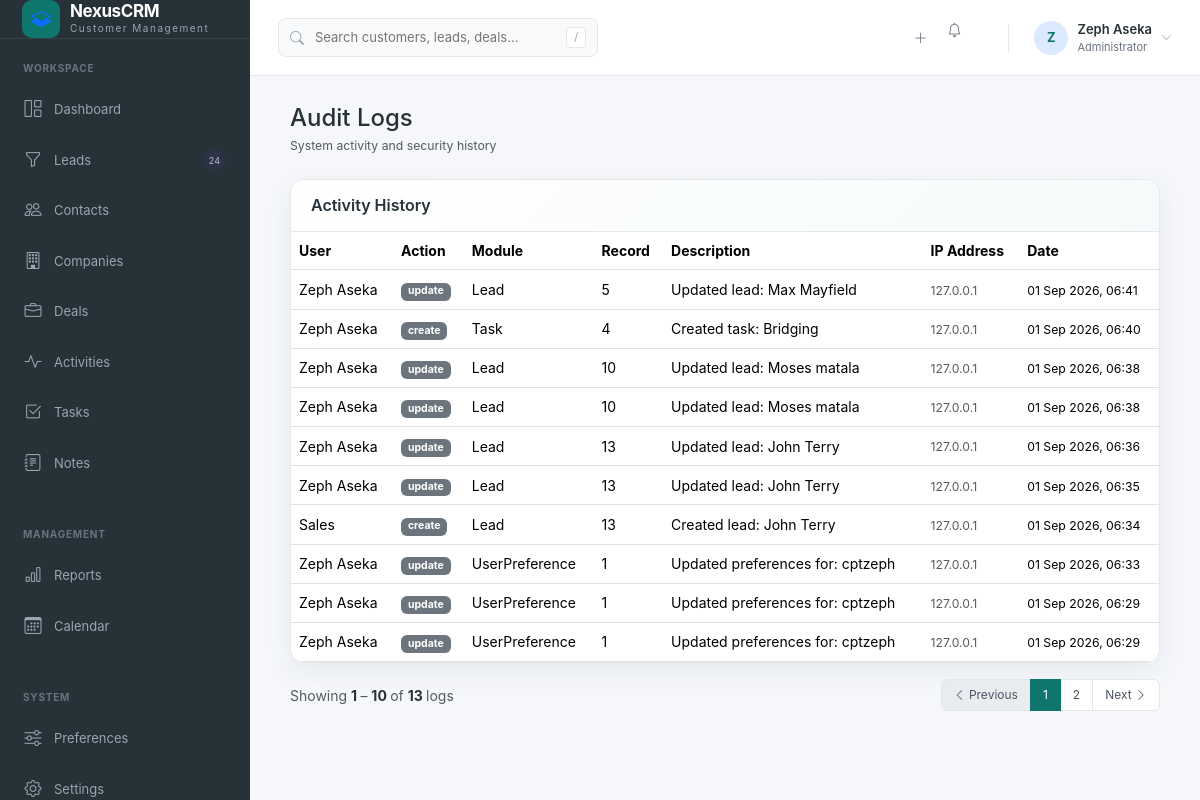
Page /audit-logs/ (signed in) on the earlier database version.
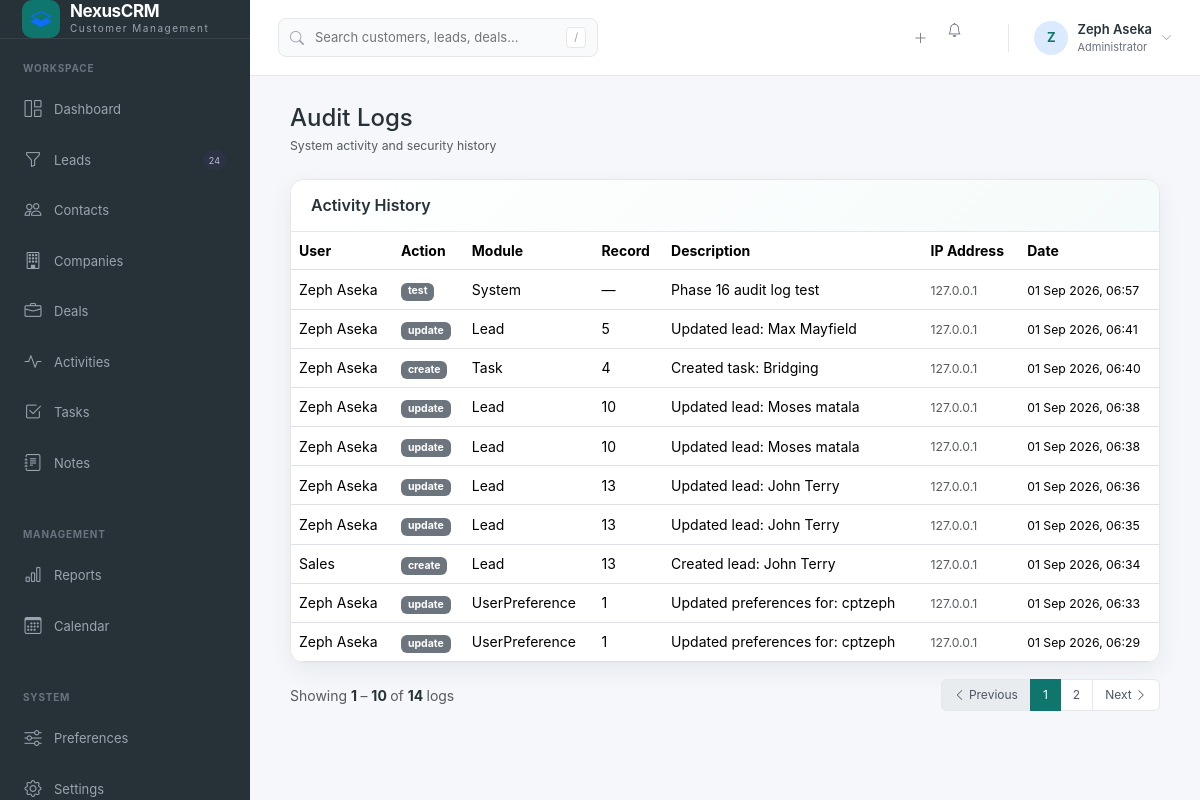
Same page on the later database version.
### crmApp/models.py (models this page shows, shortened)
class AuditLog(models.Model):
    ACTION_CREATE = "create"
    ACTION_UPDATE = "update"
    ACTION_DELETE = "delete"
    ACTION_LOGIN = "login"
    ACTION_LOGOUT = "logout"
    ACTION_OTHER = "other"
    ACTION_CHOICES = [
        (ACTION_CREATE, "Created"),
        (ACTION_UPDATE, "Updated"),
        (ACTION_DELETE, "Deleted"),
        (ACTION_LOGIN, "Logged In"),
        (ACTION_LOGOUT, "Logged Out"),
        (ACTION_OTHER, "Other"),
    ]
    user = models.ForeignKey(
        User,
        on_delete=models.SET_NULL,
        null=True,
        blank=True,
        related_name="audit_logs"
    )
    action = models.CharField(
        max_length=30,
        choices=ACTION_CHOICES
    )
    model_name = models.CharField(
        max_length=100,
        blank=True
    )
    object_id = models.PositiveIntegerField(
        null=True,
        blank=True
    )
    object_repr = models.CharField(
        max_length=255,
        blank=True
    )
    description = models.TextField(
        blank=True
    )
    ip_address = models.GenericIPAddressField(
        null=True,
        blank=True
    )
    created_at = models.DateTimeField(
        auto_now_add=True
    )
    class Meta:
        ordering = ["-created_at"]
        indexes = [
            models.Index(fields=["user"]),
            models.Index(fields=["action"]),
            models.Index(fields=["model_name"]),
            models.Index(fields=["created_at"]),
        ]

### crmApp/views.py (the view)
# urls.py: path("audit-logs/", views.audit_log_list, name="audit_logs"),
@login_required
def audit_log_list(request):
    if not can_view_audit_logs(request.user):
        messages.error(
            request,
            "You do not have permission to view audit logs."
        )
        return redirect("dashboard")
    logs = AuditLog.objects.select_related(
        "user"
    ).order_by("-created_at")
    paginator = Paginator(logs, 10)
    page_number = request.GET.get("page")
    page_obj = paginator.get_page(page_number)
    context = {
        "page_obj": page_obj,
        "audit_logs": page_obj.object_list,
    }
    return render(
        request,
        "crmApp/audit_logs/list.html",
        context
    )

### crmApp/context_processors.py (called while the page is built, shortened)
def notification_context(request):
    if not request.user.is_authenticated:
        return {
            "unread_notification_count": 0,
        }
    return {
        "unread_notification_count": (
            Notification.objects.filter(
                recipient=request.user,
                is_read=False
            ).count()
        ),
    }

def crm_permissions(request):
    user = request.user
    role = get_user_role(user)
    return {
        "crm_role": role,
        "can_create_records": can_create(user),
        "can_edit_all_records": role in {
            ROLE_ADMIN,
            ROLE_MANAGER,
            ROLE_SUPPORT,
        },
        "can_delete_records": role in {
            ROLE_ADMIN,
            ROLE_MANAGER,
        },
    }

### crmApp/permissions.py (called while the page is built)
def get_user_role(user):
    if not user or not user.is_authenticated:
        return None
    if user.is_superuser:
        return ROLE_ADMIN
    profile = getattr(user, "profile", None)
    if not profile:
        return ROLE_VIEWER
    return profile.role

def can_create(user):
    role = get_user_role(user)
    return role in {
        ROLE_ADMIN,
        ROLE_MANAGER,
        ROLE_SALES,
    }

### templates/crmApp/audit_logs/list.html (shortened to what the changed rows need)
{% extends "crmApp/base.html" %}
{% block content %}
<div class="container-fluid">
    <div class="crm-card">
        <div class="crm-card-body p-0">
            {% if audit_logs %}
                <div class="table-responsive">
                    <table class="table table-hover align-middle mb-0">
                        <thead>
                            <tr>
                                <th>User</th>
                                <th>Action</th>
                                <th>Module</th>
                                <th>Record</th>
                                <th>Description</th>
                                <th>IP Address</th>
                                <th>Date</th>
                            </tr>
                        </thead>
                        <tbody>
                            {% for log in audit_logs %}
                                <tr>
                                    <td>
                                        {% if log.user %}
                                            {{ log.user.get_full_name|default:log.user.username }}
                                        {% else %}
                                            <span class="text-muted">
                                                System
                                            </span>
                                        {% endif %}
                                    </td>
                                    <td>
                                        <span class="badge bg-secondary">
                                            {{ log.action }}
                                        </span>
                                    </td>
                                    <td>
                                        {{ log.model_name|default:"—" }}
                                    </td>
                                    <td>
                                        {{ log.object_id|default:"—" }}
                                    </td>
                                    <td>
                                        {{ log.description|default:"—" }}
                                    </td>
                                    <td>
                                        <span class="small text-muted">
                                            {{ log.ip_address|default:"—" }}
                                        </span>
                                    </td>
                                    <td>
                                        <span class="small">
                                            {{ log.created_at|date:"d M Y, H:i" }}
                                        </span>
                                    </td>
                                </tr>
                            {% endfor %}
                        </tbody>
                    </table>
                </div>
            {% endif %}
        </div>
    </div>
    <div class="d-flex justify-content-between mt-3 align-items-center mb-3">
        <div>
            {% if page_obj.paginator.count > 0 %}
                <span class="text-muted">
                    Showing
                </span>
                <strong>
                    {{ page_obj.start_index }}
                </strong>
                <span class="text-muted">
                    –
                </span>
                <strong>
                    {{ page_obj.end_index }}
                </strong>
                <span class="text-muted">
                    of
                </span>
                <strong>
                    {{ page_obj.paginator.count }}
                </strong>
                <span class="text-muted">
                    logs
                </span>
            {% else %}
                <span class="text-muted">
                    Showing 0 logs
                </span>
            {% endif %}
        </div>
        {% if page_obj.has_other_pages %}
            <nav aria-label="Deal pagination">
                <ul class="pagination justify-content-end mb-0">
                    {% for num in page_obj.paginator.page_range %}
                        {% if page_obj.number == num %}
                            <li class="page-item active">
                                <span class="page-link">
                                    {{ num }}
                                </span>
                            </li>
                        {% elif num > page_obj.number|add:"-3" and num < page_obj.number|add:"3" %}
                            <li class="page-item">
                                <a
                                    class="page-link"
                                    href="?page={{ num }}"
                                >
                                    {{ num }}
                                </a>
                            </li>
                        {% endif %}
                    {% endfor %}
                </ul>
            </nav>
        {% endif %}
    </div>
</div>
{% endblock %}

Differences in the rows shown:
no longer on this page (row unchanged): AuditLog: user.get_full_name "Zeph Aseka", action "update", model_name "UserPreference", object_id "1", description "Updated preferences for: cptzeph", ip_address "127.0.0.1", created_at "01 Sep 2026, 06:29"
added AuditLog: user.get_full_name "Zeph Aseka", action "test", model_name "System", object_id "—", description "Phase 16 audit log test", ip_address "127.0.0.1", created_at "01 Sep 2026, 06:57"
Other differences:
{{ page_obj.paginator.count }}: "13" → "14"
